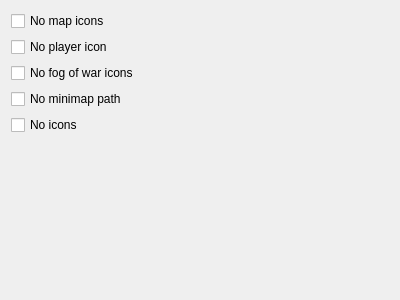
<?xml version="1.0" encoding="UTF-8"?>
<ui version="4.0">
 <class>DifficultyMapIconsPage</class>
 <widget class="QWidget" name="DifficultyMapIconsPage">
  <property name="geometry">
   <rect>
    <x>0</x>
    <y>0</y>
    <width>400</width>
    <height>300</height>
   </rect>
  </property>
  <property name="windowTitle">
   <string>Form</string>
  </property>
  <layout class="QVBoxLayout" name="verticalLayout">
   <item>
    <widget class="QCheckBox" name="NoMapIcons">
     <property name="text">
      <string>No map icons</string>
     </property>
    </widget>
   </item>
   <item>
    <widget class="QCheckBox" name="NoPlayerIcon">
     <property name="text">
      <string>No player icon</string>
     </property>
    </widget>
   </item>
   <item>
    <widget class="QCheckBox" name="NoFogOfWarIcons">
     <property name="text">
      <string>No fog of war icons</string>
     </property>
    </widget>
   </item>
   <item>
    <widget class="QCheckBox" name="NoMinimapPath">
     <property name="text">
      <string>No minimap path</string>
     </property>
    </widget>
   </item>
   <item>
    <widget class="QCheckBox" name="NoIcons">
     <property name="text">
      <string>No icons</string>
     </property>
    </widget>
   </item>
   <item>
    <spacer name="verticalSpacer">
     <property name="orientation">
      <enum>Qt::Vertical</enum>
     </property>
     <property name="sizeHint" stdset="0">
      <size>
       <width>20</width>
       <height>40</height>
      </size>
     </property>
    </spacer>
   </item>
  </layout>
 </widget>
 <resources/>
 <connections/>
</ui>
